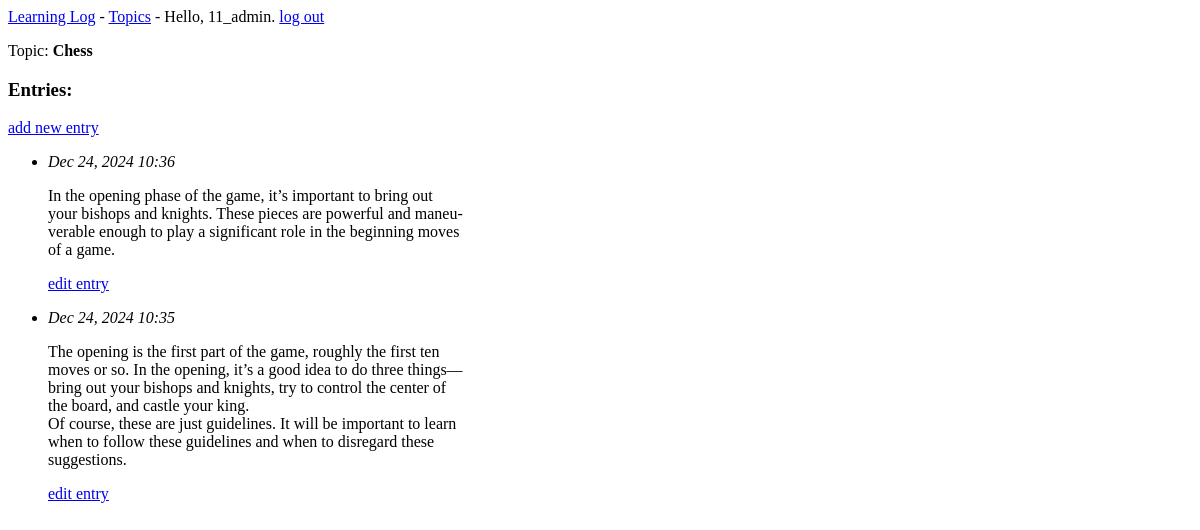
The app's page /topics/1/ (signed in), older data.
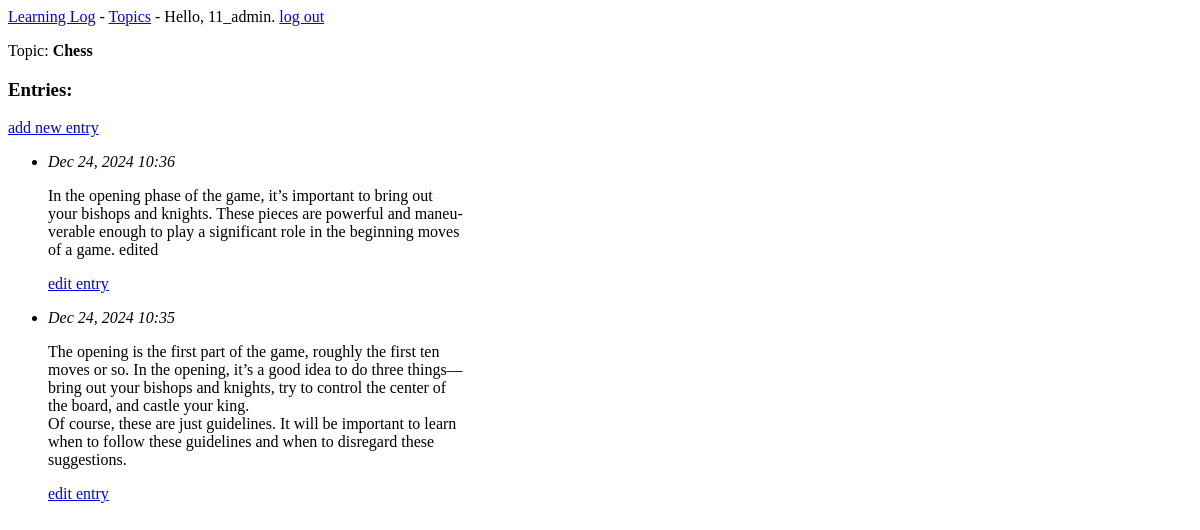
The same page, newer data.
### learning_logs/models.py (models this page shows, shortened)
class Topic(models.Model):
    text = models.CharField(max_length=200)
    date_added = models.DateTimeField(auto_now_add=True)
    owner = models.ForeignKey(User, on_delete=models.CASCADE)
    def __str__(self):
        return self.text

class Entry(models.Model):
    topic = models.ForeignKey(Topic, on_delete=models.CASCADE)
    text = models.TextField()
    date_added = models.DateTimeField(auto_now_add=True)
    class Meta:
        verbose_name_plural = 'entries'

### learning_logs/views.py (the view)
# urls.py: path('topics/<int:topic_id>/', views.topic, name='topic'),
@login_required
def topic(request, topic_id):
    topic = get_object_or_404(Topic, id=topic_id)
    check_topic_owner(topic, request.user)
    entries = topic.entry_set.order_by('-date_added')
    context = {'topic': topic, 'entries': entries}
    return render(request, 'learning_logs/topic.html', context)

### learning_logs/views.py (called while the page is built)
def check_topic_owner(topic, user):
    if topic.owner != user:
        raise Http404

### learning_logs/templates/learning_logs/topic.html
{% extends 'learning_logs/base.html' %}
{% block content %}
	<p>Topic: <b>{{ topic }}</b></p>
	<h3>Entries:</h3>
	<p>
		<a href="{% url 'learning_logs:new_entry' topic.id %}">add new entry</a>
	</p>
	<ul>
	{% for entry in entries %}
		<li>
			<p><i>{{ entry.date_added|date:'M d, Y H:i' }}</i></p>
			<p>{{ entry.text|linebreaks }}</p>
			<p><a href="{% url 'learning_logs:edit_entry' entry.id %}">edit entry</a></p>
		</li>
	{% empty %}
		<li>
		There are no entries for this topic yet.A
		</li>
		{% endfor %}
	</ul>
{% endblock content %}

### learning_logs/templates/learning_logs/base.html
<p>
<a href="{% url 'learning_logs:index' %}">Learning Log</a> -
<a href="{% url 'learning_logs:topics' %}">Topics</a> -
{% if user.is_authenticated %}
	Hello, {{ user.username }}.
	<a href="{% url 'users:logout' %}">log out</a>
{% else %}
	<a href="{% url 'users:register' %}">register</a>
	<a href="{% url 'users:login' %}">log in</a>
{% endif %}
</p>
{% block content %}{% endblock content %}

Row changes from the older to the newer data that the page shows:
changed Entry: text "…moves of a game." → "…moves of a game. edited"
